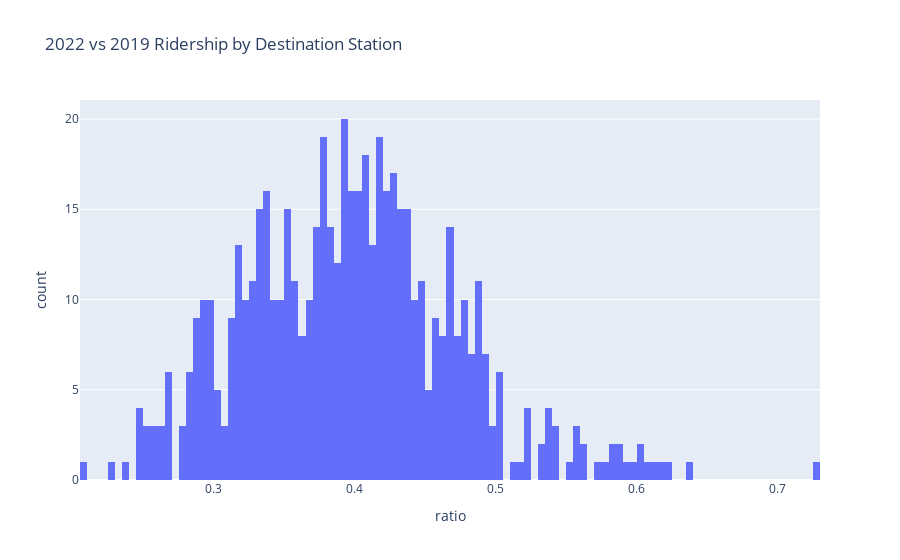

Notebook code for this chart:
### Code cell
import plotly.graph_objects as go
orig = px.histogram(destination_stations, x="ratio", nbins=120, title = "2022 vs 2019 Ridership by Destination Station")
orig.show()

### Figure 1 — Plotly figure (JSON) as saved in the notebook; plotly's stock layout.template omitted (floating-point values rounded to 4 significant figures; data arrays with more than 128 entries replaced by an {"elided": "..."} marker saying what was removed)
{"data": [{"alignmentgroup": "True", "bingroup": "x", "hovertemplate": "ratio=%{x}<br>count=%{y}<extra></extra>", "legendgroup": "", "marker": {"color": "#636efa", "pattern": {"shape": ""}}, "name": "", "nbinsx": 120, "offsetgroup": "", "orientation": "v", "showlegend": false, "type": "histogram", "x": {"elided": "576 float values"}, "xaxis": "x", "yaxis": "y"}], "layout": {"autosize": true, "barmode": "relative", "legend": {"tracegroupgap": 0}, "title": {"text": "2022 vs 2019 Ridership by Destination Station"}, "xaxis": {"anchor": "y", "autorange": true, "domain": [0, 1], "range": [0.205, 0.73], "title": {"text": "ratio"}, "type": "linear"}, "yaxis": {"anchor": "x", "autorange": true, "domain": [0, 1], "range": [0, 21.05], "title": {"text": "count"}}}}
